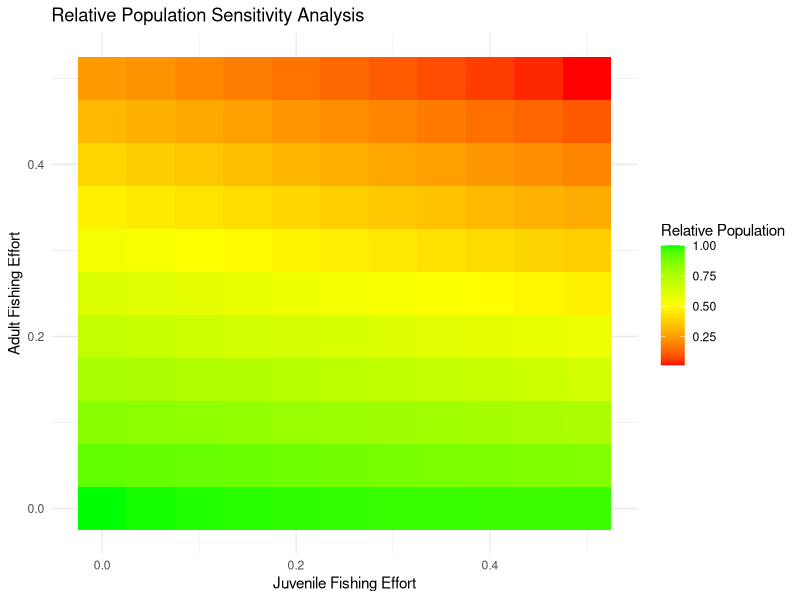

The R source for this figure:
library(tidyverse)

#Parameters
# Define parameters
juvenile_survival_rate <- 1 - ((0.429*2) / 2)   # Probability of a juvenile surviving to the next time step
subadult_survival_rate <- 1 - ((0.429*1.5) / 2)   # Probability of a subadult surviving to the next time step
adult_survival_rate <-  1 - (0.429 / 2)  # 0.429 is the annual mortality, divided in 2 for 6 months time steps - Probability of an adult surviving to the next time step

juvenile_to_subadult_rate <- 1 #0.2 # Probability of a juvenile transitioning to subadult
subadult_to_adult_rate <- 0.5 #0.2   # Probability of a subadult transitioning to adult

reproduction_rate <- 2 #0.19
reproduction_rate_2 <- 1.5 #0.03

carrying_capacity <- 68 #g/m2, in range of Friedlander and Sandin studies

#restocking
restocked_juveniles <- 0

# Number of time steps to simulate
time_steps <- 500


# Parameter ranges
fishing_effort_values <- seq(0, 0.5, by = 0.05)

# Create a dataframe to store results
sensitivity_results <- expand.grid(
  F_adults = fishing_effort_values,
  F_juveniles = fishing_effort_values
) %>%
  mutate(
    Final_Total_Population = 0
  )

# Function to run the simulation and return the final total population
run_simulation <- function(F_adults, F_juveniles) {
  juvenile_population <- 10
  subadult_population <- 10
  adult_population <- 10
  
  for (t in 2:time_steps) {
    if (t %% 2 == 0) {
      current_reproduction_rate <- reproduction_rate
    } else {
      current_reproduction_rate <- reproduction_rate_2
    }
    
    total_population <- juvenile_population + subadult_population + adult_population
    new_juveniles <- adult_population * current_reproduction_rate * (1 - total_population / carrying_capacity)
    surviving_juveniles <- juvenile_population * juvenile_survival_rate * (1 - F_juveniles)
    new_subadults <- juvenile_population * juvenile_to_subadult_rate
    surviving_subadults <- subadult_population * subadult_survival_rate
    new_adults <- subadult_population * subadult_to_adult_rate
    surviving_adults <- adult_population * adult_survival_rate * (1 - F_adults)
    
    if (t %% 2 == 0) {
      juvenile_population <- max(0, new_juveniles + surviving_juveniles - new_subadults + restocked_juveniles)
    } else {
      juvenile_population <- max(0, new_juveniles + surviving_juveniles - new_subadults)
    }
    subadult_population <- max(0, new_subadults + surviving_subadults - new_adults)
    adult_population <- max(0, new_adults + surviving_adults)
  }
  
  return(juvenile_population + subadult_population + adult_population)
}

# Reference population with zero fishing effort
reference_population <- run_simulation(F_adults = 0, F_juveniles = 0)

# Sensitivity analysis loop
for (i in seq_len(nrow(sensitivity_results))) {
  sensitivity_results$Final_Total_Population[i] <- run_simulation(
    F_adults = sensitivity_results$F_adults[i],
    F_juveniles = sensitivity_results$F_juveniles[i]
  )
}

# Normalize by the reference population
sensitivity_results <- sensitivity_results %>%
  mutate(Relative_Population = Final_Total_Population / reference_population)

# Plot results as a heatmap
ggplot(sensitivity_results, aes(x = F_juveniles, y = F_adults, fill = Relative_Population)) +
  geom_tile() +
  scale_fill_gradientn(
    colors = c("red", "yellow", "green"),
    name = bquote("Relative Population")
  ) +
  labs(
    x = "Juvenile Fishing Effort",
    y = "Adult Fishing Effort",
    title = "Relative Population Sensitivity Analysis"
  ) +
  theme_minimal()



